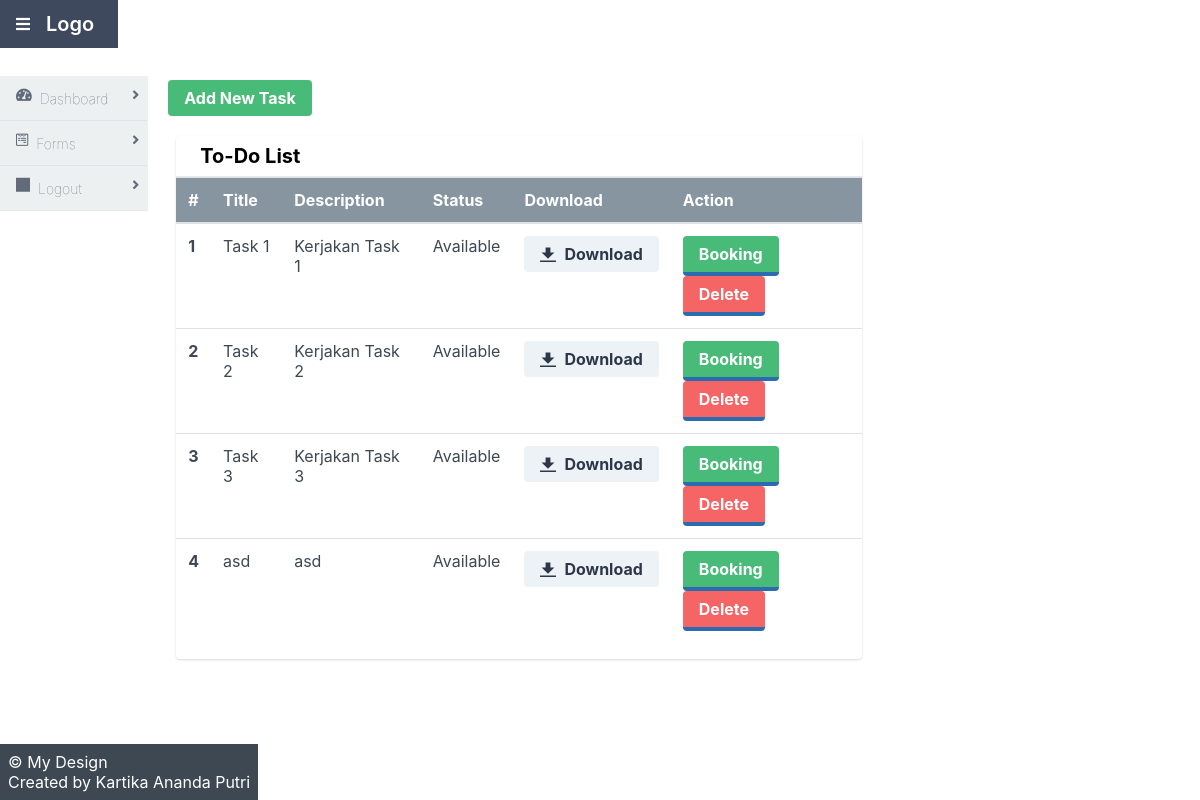
The page /public/index.php (signed in) on the database its author committed.
### tables this page shows
CREATE TABLE "tasks" (
	"id_task"	INTEGER UNIQUE,
	"file_name"	TEXT NOT NULL,
	"file_path"	TEXT NOT NULL,
	"title"	TEXT NOT NULL,
	"description"	TEXT,
	"status"	INTEGER NOT NULL,
	"created_at"	TIMESTAMP NOT NULL DEFAULT CURRENT_TIMESTAMP,
	PRIMARY KEY("id_task" AUTOINCREMENT)
);

### public/index.php (the view, shortened to what this page needs)
<?php
include 'header.php';
include 'navbar.php';
include 'config.php';
?>
<main class="bg-white-300 flex-1 p-3 overflow-hidden">
<div class="flex flex-col">
    <div class="flex flex-1 flex-col md:flex-row lg:flex-row justify-between mx-2 py-5">
        <button onclick="JavaScript:window.location.href='formFileUpload.php';" class="bg-green-500 hover:bg-green-800 text-white font-bold py-2 px-4 rounded" stylr="justify-content: flex-end;">
            Add New Task
        </button>
    </div>
    <div class="flex flex-1 flex-col md:flex-row lg:flex-row mx-2">
        <div class="rounded overflow-hidden shadow bg-white mx-2 w-full">
            <div class="px-6 py-2 border-b border-light-grey">
                <div class="font-bold text-xl">To-Do List</div>
            </div>
            <div class="table-responsive">
                <table class="table text-grey-darkest">
                    <thead class="bg-grey-dark text-white text-normal">
                    <tr>
                        <th scope="col">#</th>
                        <th scope="col">Title</th>
                        <th scope="col">Description</th>
                        <th scope="col">Status</th>
                        <th scope="col">Download</th>
                        <th scope="col">Action</th>
                    </tr>
                    </thead>
                    <tbody>
                    <?php
                    $x = 1;
                    $results = $db->query("SELECT * FROM tasks");
                    while ($row = $results->fetchArray()) {
                        $id = $row['id_task'];
                        $title = $row['title'];
                        $description = $row['description'];
                        $status = $row['status'];
                        $filePath = $row['file_path'];
                    ?>
                    <tr>
                        <th scope="row"><?php echo $x++; ?></th>
                        <td><?= $title ?></td>
                        <td><?= $description ?></td>
                        <td>
                            <?php
                            if($status == 1){
                                echo "Available";
                            } else if($status == 2){
                                echo "Booked";
                            } else {
                                echo "Unavailable";
                            }
                            ?>
                        </td>
                        <td>
                            <button onclick="JavaScript:window.location.href='downloadAction.php?file=<?= $filePath ?>';" <?php if($status!=2){echo "disabled";}?> class="bg-gray-200 hover:bg-gray-500 text-gray-800 font-bold py-2 px-4 rounded inline-flex items-center">
                                <svg class="fill-current w-4 h-4 mr-2" xmlns="http://www.w3.org/2000/svg"
                                        viewBox="0 0 20 20">
                                    <path d="M13 8V2H7v6H2l8 8 8-8h-5zM0 18h20v2H0v-2z"/>
                                </svg>
                                <span>Download</span>
                            </button>
                        </td>
                        <td>
                            <?php
                            if($status == 1){
                            ?>
                                <button onclick="JavaScript:window.location.href='updateStatusAction.php?id=<?= $id ?>&status=2';" class="bg-green-500 hover:bg-blue-200 text-white font-bold py-2 px-4 border-b-4 border-blue-700 hover:border-500 rounded">
                                    Booking
                                </button>
                            <?php
                            } else if($status == 2){
                            ?>
                                <button onclick="JavaScript:window.location.href='updateStatusAction.php?id=<?= $id ?>&status=1';" class="bg-orange-500 hover:bg-blue-200 text-white font-bold py-2 px-4 border-b-4 border-blue-700 hover:border-500 rounded">
                                    Cancel
                                </button>
                            <?php
                            }
                            ?>
                            <button onclick="JavaScript:window.location.href='updateStatusAction.php?id=<?= $id ?>&status=3';" class="bg-red-500 hover:bg-blue-200 text-white font-bold py-2 px-4 border-b-4 border-blue-700 hover:border-500 rounded">
                                Delete
                            </button>
                        </td>
                    </tr>
                    <?php } ?>
                    </tbody>
                </table>
            </div>
        </div>
    </div>
</div>
</main>
<?php
include 'footer.php';
?>

### public/header.php (shortened to what this page needs)
<!DOCTYPE html>
<html lang="en">
<head>
    <link rel="stylesheet" href="../dist/styles.css">
    <link rel="stylesheet" href="../dist/all.css">
</head>

### public/navbar.php
<body>
<div class="mx-auto bg-grey-400">
    <div class="min-h-screen flex flex-col">
        <header class="bg-nav">
            <div class="flex justify-between">
                <div class="p-1 mx-3 inline-flex items-center">
                    <i class="fas fa-bars pr-2 text-white" onclick="sidebarToggle()"></i>
                    <h1 class="text-white p-2">Logo</h1>
                </div>
            </div>
        </header>
        <div class="flex flex-1">
            <aside id="sidebar" class="bg-side-nav w-1/2 md:w-1/6 lg:w-1/6 border-r border-side-nav hidden md:block lg:block">
                <ul class="list-reset flex flex-col">
                    <li class=" w-full h-full py-3 px-2 border-b border-light-border">
                        <a href="index.php"
                           class="font-sans font-hairline hover:font-normal text-sm text-nav-item no-underline">
                            <i class="fas fa-tachometer-alt float-left mx-2"></i>
                            Dashboard
                            <span><i class="fas fa-angle-right float-right"></i></span>
                        </a>
                    </li>
                    <li class="w-full h-full py-3 px-2 border-b border-light-border">
                        <a href="formFileUpload.php"
                           class="font-sans font-hairline hover:font-normal text-sm text-nav-item no-underline">
                            <i class="fab fa-wpforms float-left mx-2"></i>
                            Forms
                            <span><i class="fa fa-angle-right float-right"></i></span>
                        </a>
                    </li>
                    <li class="w-full h-full py-3 px-2 border-b border-300-border">
                        <a href="logoutAction.php" class="font-sans font-hairline hover:font-normal text-sm text-nav-item no-underline">
                            <i class="fas fa-square-full float-left mx-2"></i>
                            Logout
                            <span><i class="fa fa-angle-right float-right"></i></span>
                        </a>
                    </li>
                </ul>
            </aside>

### public/footer.php (shortened to what this page needs)
        </div>
        <footer class="bg-grey-darkest text-white p-2">
            <div class="flex flex-1 mx-auto">&copy; My Design</div>
            <div class="flex flex-1 mx-auto">Created by Kartika Ananda Putri</a></div>
        </footer>
    </div>
</div>
</body>
</html>

### rows shown on the page
tasks: title "Task 1", description "Kerjakan Task 1", status "Available"
tasks: title "Task 2", description "Kerjakan Task 2", status "Available"
tasks: title "Task 3", description "Kerjakan Task 3", status "Available"
tasks: title "asd", description "asd", status "Available"
